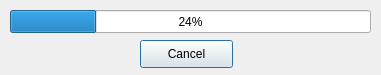
<?xml version="1.0" encoding="UTF-8"?>
<ui version="4.0">
 <class>Dialog</class>
 <widget class="QDialog" name="Dialog">
  <property name="geometry">
   <rect>
    <x>0</x>
    <y>0</y>
    <width>381</width>
    <height>75</height>
   </rect>
  </property>
  <property name="windowTitle">
   <string>Dialog</string>
  </property>
  <widget class="QProgressBar" name="progressBar">
   <property name="geometry">
    <rect>
     <x>10</x>
     <y>10</y>
     <width>361</width>
     <height>23</height>
    </rect>
   </property>
   <property name="value">
    <number>24</number>
   </property>
  </widget>
  <widget class="QPushButton" name="CancelButton">
   <property name="geometry">
    <rect>
     <x>140</x>
     <y>40</y>
     <width>93</width>
     <height>28</height>
    </rect>
   </property>
   <property name="text">
    <string>Cancel</string>
   </property>
  </widget>
 </widget>
 <resources/>
 <connections/>
</ui>
